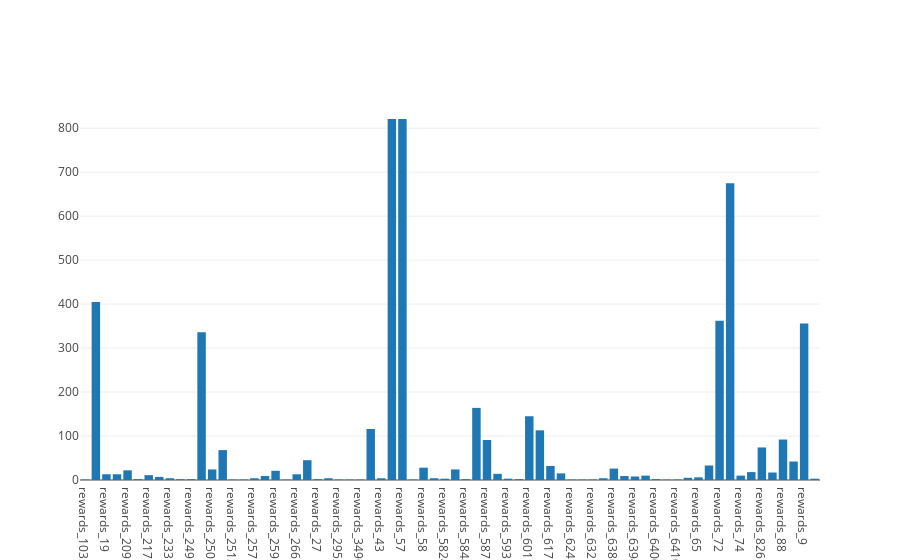

Here is the notebook cell this chart was saved with:
### Markdown cell above
## Histogram of times a configuration performed best

### Code cell
%matplotlib inline
from plotly.offline import download_plotlyjs, init_notebook_mode, plot, iplot
import plotly.plotly as py
import plotly.graph_objs as go

# Connect Plotly in offline mode. 
init_notebook_mode(connected = True) 



data = [go.Bar(
        x=unique,
        y=counts
        )]

iplot(data)

### Figure 1 — Plotly figure (JSON) as saved in the notebook; plotly's stock layout.template omitted (floating-point values rounded to 4 significant figures)
{"data": [{"type": "bar", "uid": "314f0ec2-be93-44c0-9162-76a7a62d8d33", "x": ["rewards_1035", "rewards_17", "rewards_19", "rewards_201", "rewards_209", "rewards_211", "rewards_217", "rewards_219", "rewards_233", "rewards_235", "rewards_249", "rewards_25", "rewards_250", "rewards_251", "rewards_2513", "rewards_2515", "rewards_257", "rewards_258", "rewards_259", "rewards_265", "rewards_266", "rewards_267", "rewards_27", "rewards_281", "rewards_2952", "rewards_3480", "rewards_3496", "rewards_41", "rewards_43", "rewards_56", "rewards_57", "rewards_5776", "rewards_58", "rewards_5816", "rewards_5824", "rewards_5832", "rewards_5848", "rewards_585", "rewards_587", "rewards_59", "rewards_593", "rewards_595", "rewards_601", "rewards_603", "rewards_617", "rewards_619", "rewards_624", "rewards_626", "rewards_632", "rewards_634", "rewards_6386", "rewards_6392", "rewards_6394", "rewards_64", "rewards_6400", "rewards_6408", "rewards_6410", "rewards_6418", "rewards_65", "rewards_650", "rewards_72", "rewards_73", "rewards_74", "rewards_75", "rewards_826", "rewards_842", "rewards_88", "rewards_89", "rewards_9", "rewards_90"], "y": [1, 405, 13, 13, 22, 2, 11, 7, 4, 2, 2, 336, 24, 68, 1, 1, 4, 9, 21, 1, 13, 45, 2, 4, 1, 1, 1, 116, 4, 821, 821, 1, 28, 4, 3, 24, 2, 164, 91, 14, 3, 2, 145, 113, 32, 15, 1, 1, 1, 4, 26, 9, 8, 10, 2, 1, 1, 5, 6, 33, 362, 675, 10, 18, 74, 17, 92, 42, 356, 3]}], "layout": {}}
